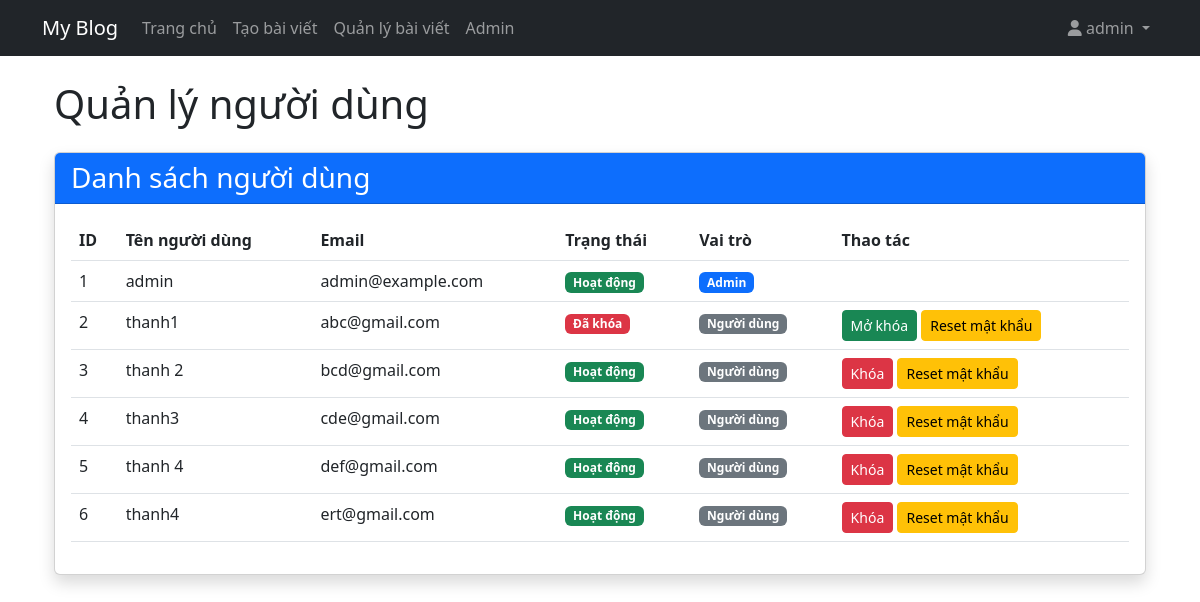
Page /admin (signed in) on the earlier database version.
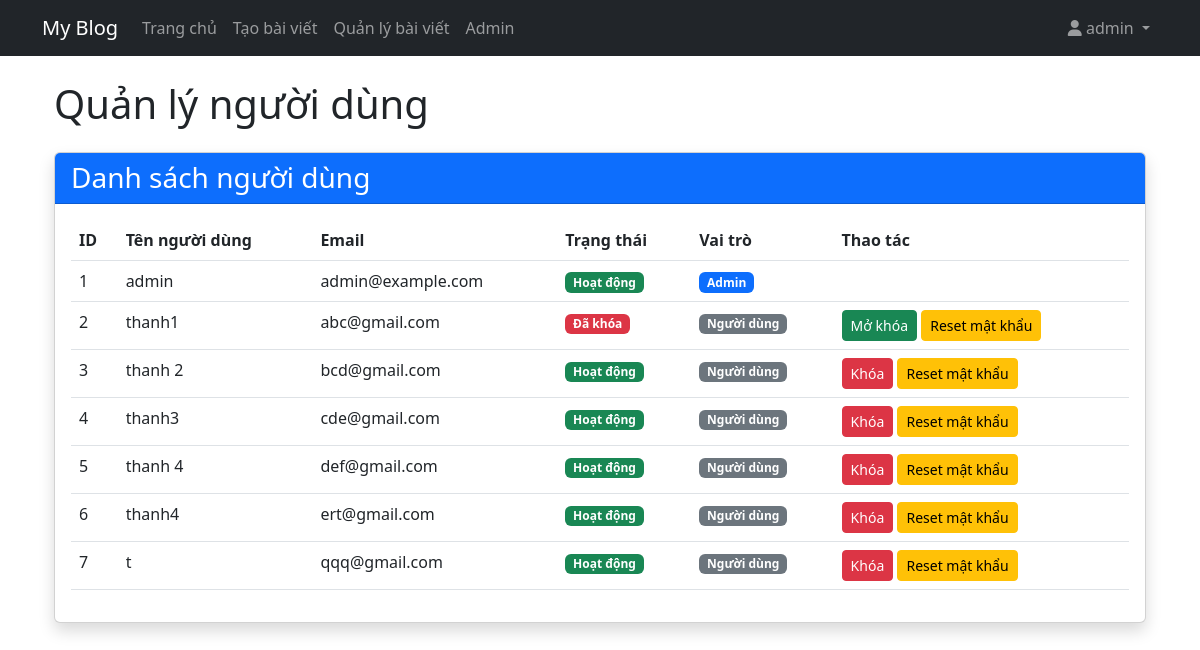
Same page on the later database version.
### my_blog/app.py (models this page shows, shortened)
class User(db.Model, UserMixin):
    id = db.Column(db.Integer, primary_key=True)
    username = db.Column(db.String(20), unique=True, nullable=False)
    email = db.Column(db.String(120), unique=True, nullable=False)
    password = db.Column(db.String(60), nullable=False)
    posts = db.relationship('Post', backref='author', lazy=True)
    is_admin = db.Column(db.Boolean, default=False)
    is_blocked = db.Column(db.Boolean, default=False)

### my_blog/app.py (the view)
@app.route('/admin')
@login_required
@admin_required
def admin_dashboard():
    users = User.query.all()
    return render_template('admin_dashboard.html', users=users)

### my_blog/app.py (called while the page is built)
@login_manager.user_loader
def load_user(user_id):
    return User.query.get(int(user_id))

def admin_required(f):
    @wraps(f)
    def decorated_function(*args, **kwargs):
        if not current_user.is_authenticated or not current_user.is_admin:
            flash('Bạn không có quyền truy cập trang này.', 'danger')
            return redirect(url_for('index'))
        return f(*args, **kwargs)
    return decorated_function

### my_blog/templates/admin_dashboard.html
{% extends "layout.html" %}
{% block content %}
<div class="container mt-4">
    <h1 class="mb-4">Quản lý người dùng</h1>
    <div class="card shadow">
        <div class="card-header bg-primary text-white">
            <h3 class="mb-0">Danh sách người dùng</h3>
        </div>
        <div class="card-body">
            <table class="table table-hover">
                <thead>
                    <tr>
                        <th>ID</th>
                        <th>Tên người dùng</th>
                        <th>Email</th>
                        <th>Trạng thái</th>
                        <th>Vai trò</th>
                        <th>Thao tác</th>
                    </tr>
                </thead>
                <tbody>
                    {% for user in users %}
                    <tr>
                        <td>{{ user.id }}</td>
                        <td>{{ user.username }}</td>
                        <td>{{ user.email }}</td>
                        <td>
                            {% if user.is_blocked %}
                            <span class="badge bg-danger">Đã khóa</span>
                            {% else %}
                            <span class="badge bg-success">Hoạt động</span>
                            {% endif %}
                        </td>
                        <td>
                            {% if user.is_admin %}
                            <span class="badge bg-primary">Admin</span>
                            {% else %}
                            <span class="badge bg-secondary">Người dùng</span>
                            {% endif %}
                        </td>
                        <td>
                            {% if not user.is_admin or current_user.id != user.id %}
                                {% if user.is_blocked %}
                                <a href="{{ url_for('unblock_user', user_id=user.id) }}" class="btn btn-sm btn-success">Mở khóa</a>
                                {% else %}
                                <a href="{{ url_for('block_user', user_id=user.id) }}" class="btn btn-sm btn-danger">Khóa</a>
                                {% endif %}
                                <a href="{{ url_for('reset_password', user_id=user.id) }}" class="btn btn-sm btn-warning">Reset mật khẩu</a>
                            {% endif %}
                        </td>
                    </tr>
                    {% endfor %}
                </tbody>
            </table>
        </div>
    </div>
</div>
{% endblock %}

### my_blog/templates/layout.html (shortened to what this page needs)
<!DOCTYPE html>
<html lang="en">
<head>
    <link rel="stylesheet" href="https://cdn.jsdelivr.net/npm/bootstrap@5.3.0/dist/css/bootstrap.min.css">
</head>
<body>
    <nav class="navbar navbar-expand-lg navbar-dark bg-dark mb-4">
        <div class="container">
            <a class="navbar-brand" href="{{ url_for('index') }}">My Blog</a>
            <div class="collapse navbar-collapse" id="navbarNav">
                <ul class="navbar-nav me-auto">
                    <li class="nav-item">
                        <a class="nav-link" href="{{ url_for('index') }}">Trang chủ</a>
                    </li>
                    {% if current_user.is_authenticated %}
                    <li class="nav-item">
                        <a class="nav-link" href="{{ url_for('create_post') }}">Tạo bài viết</a>
                    </li>
                    <li class="nav-item">
                        <a class="nav-link" href="{{ url_for('manage_posts') }}">Quản lý bài viết</a>
                    </li>
                    {% if current_user.is_admin %}
                    <li class="nav-item">
                        <a class="nav-link" href="{{ url_for('admin_dashboard') }}">Admin</a>
                    </li>
                    {% endif %}
                    {% endif %}
                </ul>
                <ul class="navbar-nav">
                    {% if current_user.is_authenticated %}
                    <li class="nav-item dropdown">
                        <a class="nav-link dropdown-toggle" href="#" id="userDropdown" role="button" data-bs-toggle="dropdown" aria-expanded="false">
                            <i class="fas fa-user"></i> {{ current_user.username }}
                        </a>
                    </li>
                    {% endif %}
                </ul>
            </div>
        </div>
    </nav>
    <div class="container">
        {% block content %}{% endblock %}
    </div>
</body>
</html>

Differences in the rows shown:
added User: id "7", username "t", email "qqq@gmail.com", is_blocked "Hoạt động", is_admin "Người dùng"
